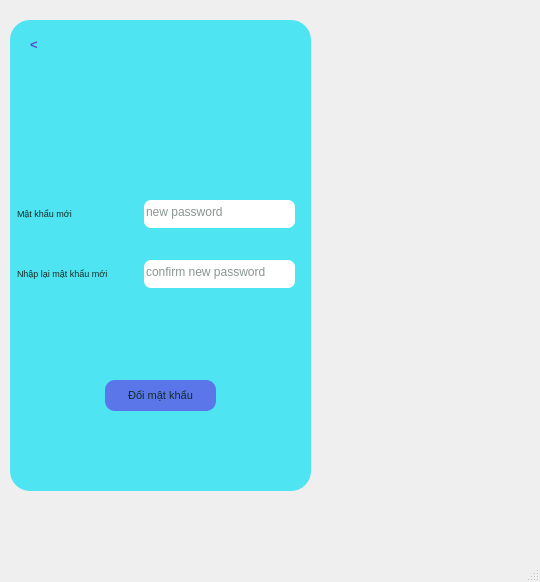
<?xml version="1.0" encoding="UTF-8"?>
<ui version="4.0">
 <class>MainWindow</class>
 <widget class="QMainWindow" name="MainWindow">
  <property name="geometry">
   <rect>
    <x>0</x>
    <y>0</y>
    <width>540</width>
    <height>582</height>
   </rect>
  </property>
  <property name="windowTitle">
   <string>MainWindow</string>
  </property>
  <widget class="QWidget" name="centralwidget">
   <widget class="QWidget" name="widget" native="true">
    <property name="geometry">
     <rect>
      <x>10</x>
      <y>20</y>
      <width>301</width>
      <height>471</height>
     </rect>
    </property>
    <property name="styleSheet">
     <string notr="true">background: rgb(79, 228, 242);
border-radius: 20px;
</string>
    </property>
    <widget class="QLabel" name="label_2">
     <property name="geometry">
      <rect>
       <x>5</x>
       <y>180</y>
       <width>91</width>
       <height>31</height>
      </rect>
     </property>
     <property name="font">
      <font>
       <pointsize>7</pointsize>
      </font>
     </property>
     <property name="styleSheet">
      <string notr="true">background: rgba(0,0,0,0);
border-radius: 2px solid rgba(0,0,0,0);
color: rgb(20, 43, 36);
padding-bottom: 5px;
</string>
     </property>
     <property name="text">
      <string>Mật khẩu mới</string>
     </property>
    </widget>
    <widget class="QLineEdit" name="pw_new">
     <property name="geometry">
      <rect>
       <x>134</x>
       <y>180</y>
       <width>151</width>
       <height>28</height>
      </rect>
     </property>
     <property name="styleSheet">
      <string notr="true">background: rgb(255,255,255);
border-radius: 7px;
color: rgb(20, 43, 36);
padding-bottom: 5px;
</string>
     </property>
     <property name="text">
      <string/>
     </property>
     <property name="echoMode">
      <enum>QLineEdit::Password</enum>
     </property>
     <property name="placeholderText">
      <string>new password</string>
     </property>
    </widget>
    <widget class="QLabel" name="label_3">
     <property name="geometry">
      <rect>
       <x>5</x>
       <y>240</y>
       <width>131</width>
       <height>31</height>
      </rect>
     </property>
     <property name="font">
      <font>
       <pointsize>7</pointsize>
      </font>
     </property>
     <property name="styleSheet">
      <string notr="true">background: rgba(0,0,0,0);
border-radius: 2px solid rgba(0,0,0,0);
color: rgb(20, 43, 36);
padding-bottom: 5px;
</string>
     </property>
     <property name="text">
      <string>Nhập lại mật khẩu mới</string>
     </property>
    </widget>
    <widget class="QLineEdit" name="pw_new2">
     <property name="geometry">
      <rect>
       <x>134</x>
       <y>240</y>
       <width>151</width>
       <height>28</height>
      </rect>
     </property>
     <property name="styleSheet">
      <string notr="true">background: rgb(255,255,255);
border-radius: 7px;
color: rgb(20, 43, 36);
padding-bottom: 5px;
</string>
     </property>
     <property name="text">
      <string/>
     </property>
     <property name="echoMode">
      <enum>QLineEdit::Password</enum>
     </property>
     <property name="placeholderText">
      <string>confirm new password</string>
     </property>
    </widget>
    <widget class="QPushButton" name="chg_pw">
     <property name="geometry">
      <rect>
       <x>95</x>
       <y>360</y>
       <width>111</width>
       <height>31</height>
      </rect>
     </property>
     <property name="font">
      <font>
       <pointsize>8</pointsize>
      </font>
     </property>
     <property name="cursor">
      <cursorShape>PointingHandCursor</cursorShape>
     </property>
     <property name="styleSheet">
      <string notr="true">QPushButton#chg_pw{
background-color: rgba(92, 99, 232, 0.851);
border-radius: 10px;
color: rgb(20, 43, 36);
}
QPushButton#chg_pw:hover{
background-color : rgb(69, 227, 144);
}
QPushButton#chg_pw:pressed{
padding-left : 4px;
padding-top : 4px;
background-color : rgba(23, 107, 145, 0.851);
}</string>
     </property>
     <property name="text">
      <string>Đổi mật khẩu</string>
     </property>
    </widget>
    <widget class="QPushButton" name="back">
     <property name="geometry">
      <rect>
       <x>10</x>
       <y>10</y>
       <width>28</width>
       <height>28</height>
      </rect>
     </property>
     <property name="font">
      <font>
       <pointsize>10</pointsize>
       <weight>75</weight>
       <bold>true</bold>
      </font>
     </property>
     <property name="styleSheet">
      <string notr="true">QPushButton#back{
color :rgb(83, 78, 209);
border-radius : 5px
}
QPushButton#back:hover{
background-color: rgba(212, 181, 181, 0.729);
}</string>
     </property>
     <property name="text">
      <string>&lt;</string>
     </property>
    </widget>
   </widget>
  </widget>
  <widget class="QMenuBar" name="menubar">
   <property name="geometry">
    <rect>
     <x>0</x>
     <y>0</y>
     <width>540</width>
     <height>26</height>
    </rect>
   </property>
  </widget>
  <widget class="QStatusBar" name="statusbar"/>
 </widget>
 <resources/>
 <connections/>
</ui>
